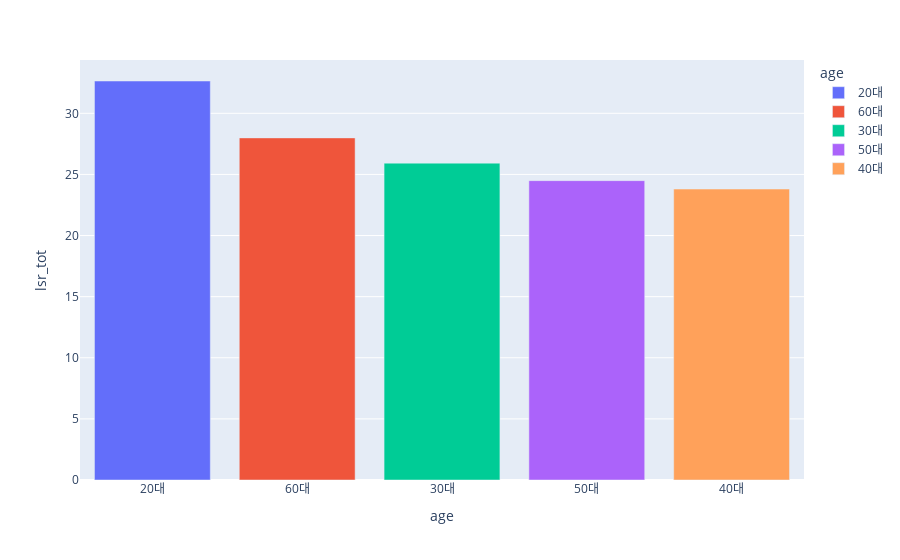

The notebook cell saved with this chart:
### Code cell
fig4 = px.bar(df_ex2, x=df_ex2.index, y='lsr_tot', color=df_ex2.index)
fig4.show()

### Figure 1 — Plotly figure (JSON) as saved in the notebook; plotly's stock layout.template omitted (floating-point values rounded to 4 significant figures)
{"data": [{"alignmentgroup": "True", "hovertemplate": "age=%{x}<br>lsr_tot=%{y}<extra></extra>", "legendgroup": "20대", "marker": {"color": "#636efa", "pattern": {"shape": ""}}, "name": "20대", "offsetgroup": "20대", "orientation": "v", "showlegend": true, "textposition": "auto", "type": "bar", "x": ["20대"], "xaxis": "x", "y": [32.64], "yaxis": "y"}, {"alignmentgroup": "True", "hovertemplate": "age=%{x}<br>lsr_tot=%{y}<extra></extra>", "legendgroup": "60대", "marker": {"color": "#EF553B", "pattern": {"shape": ""}}, "name": "60대", "offsetgroup": "60대", "orientation": "v", "showlegend": true, "textposition": "auto", "type": "bar", "x": ["60대"], "xaxis": "x", "y": [27.99], "yaxis": "y"}, {"alignmentgroup": "True", "hovertemplate": "age=%{x}<br>lsr_tot=%{y}<extra></extra>", "legendgroup": "30대", "marker": {"color": "#00cc96", "pattern": {"shape": ""}}, "name": "30대", "offsetgroup": "30대", "orientation": "v", "showlegend": true, "textposition": "auto", "type": "bar", "x": ["30대"], "xaxis": "x", "y": [25.92], "yaxis": "y"}, {"alignmentgroup": "True", "hovertemplate": "age=%{x}<br>lsr_tot=%{y}<extra></extra>", "legendgroup": "50대", "marker": {"color": "#ab63fa", "pattern": {"shape": ""}}, "name": "50대", "offsetgroup": "50대", "orientation": "v", "showlegend": true, "textposition": "auto", "type": "bar", "x": ["50대"], "xaxis": "x", "y": [24.49], "yaxis": "y"}, {"alignmentgroup": "True", "hovertemplate": "age=%{x}<br>lsr_tot=%{y}<extra></extra>", "legendgroup": "40대", "marker": {"color": "#FFA15A", "pattern": {"shape": ""}}, "name": "40대", "offsetgroup": "40대", "orientation": "v", "showlegend": true, "textposition": "auto", "type": "bar", "x": ["40대"], "xaxis": "x", "y": [23.8], "yaxis": "y"}], "layout": {"barmode": "relative", "legend": {"title": {"text": "age"}, "tracegroupgap": 0}, "margin": {"t": 60}, "xaxis": {"anchor": "y", "categoryarray": ["20대", "60대", "30대", "50대", "40대"], "categoryorder": "array", "domain": [0, 1], "title": {"text": "age"}}, "yaxis": {"anchor": "x", "domain": [0, 1], "title": {"text": "lsr_tot"}}}}
